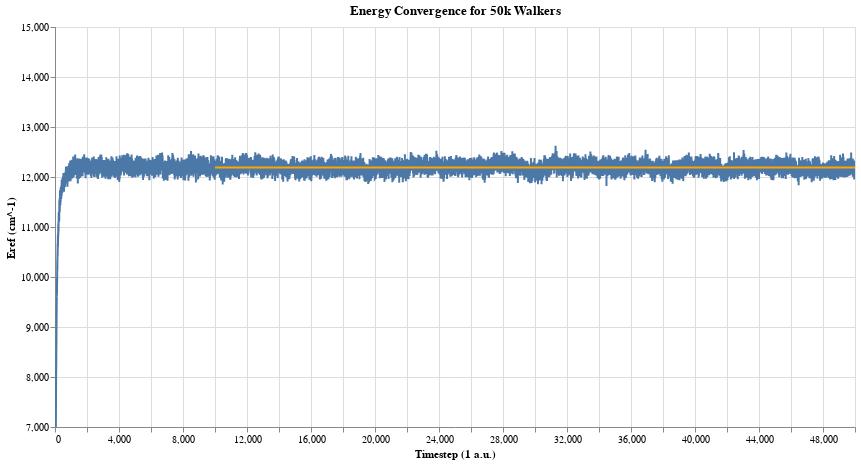

Write notebook code for a chart like this one.
### Markdown cell above
Now that the data is formatted properly, we can declare links between colums in the dataframe and visual elements of the plot. Altair handles the rest of the figure details.

### Code cell
# creating a "line chart,"  shows blue line for average energy as a function of timestep 
line_chart = alt.Chart(data).mark_line(clip=True).encode(
    x=alt.X('timestep', title='Timestep (1 a.u.)'), 
    y=alt.Y('energy', title='Eref (cm^-1)', scale=alt.Scale(domain=[7000, 15000]))
)

# creating the line for ZPE from start to stop, 
hline_data = pd.DataFrame({'timestep': [start, stop], 'energy': [ZPE, ZPE]})
hline = alt.Chart(hline_data).mark_line(color='orange').encode(x='timestep', y='energy')
text = alt.Chart(pd.DataFrame({'timestep': [stop], 'energy': [ZPE], 'label': [f'ZPE: {ZPE:.2f}']})).mark_text(
    align='left', dx=5, dy=-5, color='orange').encode(x='timestep', y='energy', text='label')

# combine the ave energy data, ZPE line, and text on one plot
chart = (line_chart + hline + text).properties(width=800, height=400, title='Energy Convergence for 50k Walkers')
chart.interactive()

### Figure 1 — Vega specification as saved in the notebook (floating-point values rounded to 4 significant figures; data arrays with more than 128 entries replaced by an {"elided": "..."} marker saying what was removed)
{"$schema": "https://vega.github.io/schema/vega/v5.json", "data": [{"name": "param_1_store"}, {"name": "source_0", "values": {"elided": "50000 records"}}, {"name": "source_1", "values": [{"energy": 12190.0, "timestep": 10000}, {"energy": 12190.0, "timestep": 50000}]}, {"name": "source_2", "values": [{"energy": 12190.0, "label": "ZPE: 12191.87", "timestep": 50000}]}], "signals": [{"name": "unit", "value": {}, "on": [{"events": "pointermove", "update": "isTuple(group()) ? group() : unit"}]}, {"name": "param_1", "update": "vlSelectionResolve(\"param_1_store\", \"union\")"}, {"name": "param_1_timestep", "on": [{"events": [{"source": "view", "type": "dblclick"}], "update": "null"}, {"events": {"signal": "param_1_translate_delta"}, "update": "panLinear(param_1_translate_anchor.extent_x, -param_1_translate_delta.x / width)"}, {"events": {"signal": "param_1_zoom_delta"}, "update": "zoomLinear(domain(\"x\"), param_1_zoom_anchor.x, param_1_zoom_delta)"}]}, {"name": "param_1_energy", "on": [{"events": [{"source": "view", "type": "dblclick"}], "update": "null"}, {"events": {"signal": "param_1_translate_delta"}, "update": "panLinear(param_1_translate_anchor.extent_y, param_1_translate_delta.y / height)"}, {"events": {"signal": "param_1_zoom_delta"}, "update": "zoomLinear(domain(\"y\"), param_1_zoom_anchor.y, param_1_zoom_delta)"}]}, {"name": "param_1_tuple", "on": [{"events": [{"signal": "param_1_timestep || param_1_energy"}], "update": "param_1_timestep && param_1_energy ? {unit: \"view_1\", fields: param_1_tuple_fields, values: [param_1_timestep,param_1_energy]} : null"}]}, {"name": "param_1_tuple_fields", "value": [{"field": "timestep", "channel": "x", "type": "R"}, {"field": "energy", "channel": "y", "type": "R"}]}, {"name": "param_1_translate_anchor", "value": {}, "on": [{"events": [{"source": "scope", "type": "pointerdown"}], "update": "{x: x(unit), y: y(unit), extent_x: domain(\"x\"), extent_y: domain(\"y\")}"}]}, {"name": "param_1_translate_delta", "value": {}, "on": [{"events": [{"source": "window", "between": [{"source": "scope", "type": "pointerdown"}, {"source": "window", "type": "pointerup"}], "type": "pointermove", "consume": true}], "update": "{x: param_1_translate_anchor.x - x(unit), y: param_1_translate_anchor.y - y(unit)}"}]}, {"name": "param_1_zoom_anchor", "on": [{"events": [{"source": "scope", "consume": true, "type": "wheel"}], "update": "{x: invert(\"x\", x(unit)), y: invert(\"y\", y(unit))}"}]}, {"name": "param_1_zoom_delta", "on": [{"events": [{"source": "scope", "consume": true, "type": "wheel"}], "update": "pow(1.001, event.deltaY * pow(16, event.deltaMode))", "force": true}]}, {"name": "param_1_modify", "on": [{"events": {"signal": "param_1_tuple"}, "update": "modify(\"param_1_store\", param_1_tuple, true)"}]}], "marks": [{"type": "line", "name": "view_1_marks", "from": {"data": "source_0"}, "sort": {"field": "x"}, "encode": {"update": {"stroke": {"value": "#4c78a8"}, "defined": {"signal": "isValid(datum[\"timestep\"]) && isFinite(+datum[\"timestep\"]) && isValid(datum[\"energy\"]) && isFinite(+datum[\"energy\"])"}, "x": {"field": "timestep", "scale": "x"}, "y": {"field": "energy", "scale": "y"}}}, "clip": true, "style": ["line"], "interactive": true}, {"type": "line", "name": "layer_1_marks", "from": {"data": "source_1"}, "sort": {"field": "x"}, "encode": {"update": {"stroke": {"value": "orange"}, "x": {"field": "timestep", "scale": "x"}, "defined": {"signal": "isValid(datum[\"timestep\"]) && isFinite(+datum[\"timestep\"]) && isValid(datum[\"energy\"]) && isFinite(+datum[\"energy\"])"}, "y": {"field": "energy", "scale": "y"}}}, "clip": true, "style": ["line"], "interactive": false}, {"type": "text", "name": "layer_2_marks", "from": {"data": "source_2"}, "encode": {"update": {"fill": {"value": "orange"}, "baseline": {"value": "middle"}, "x": {"field": "timestep", "scale": "x"}, "dx": {"value": 5}, "align": {"value": "left"}, "dy": {"value": -5}, "y": {"field": "energy", "scale": "y"}, "text": {"signal": "isValid(datum[\"label\"]) ? datum[\"label\"] : \"\"+datum[\"label\"]"}}}, "interactive": false, "style": ["text"], "clip": true}], "scales": [{"name": "x", "type": "linear", "domain": {"fields": [{"data": "source_0", "field": "timestep"}, {"data": "source_1", "field": "timestep"}, {"data": "source_2", "field": "timestep"}]}, "range": [0, {"signal": "width"}], "domainRaw": {"signal": "param_1[\"timestep\"]"}, "zero": false, "nice": true}, {"name": "y", "type": "linear", "domain": [7000, 15000], "range": [{"signal": "height"}, 0], "nice": true, "domainRaw": {"signal": "param_1[\"energy\"]"}, "zero": false}], "axes": [{"scale": "x", "minExtent": 0, "zindex": 0, "maxExtent": 0, "orient": "bottom", "domain": false, "grid": true, "gridScale": "y", "labels": false, "aria": false, "tickCount": {"signal": "ceil(width/40)"}, "ticks": false}, {"scale": "y", "maxExtent": 0, "minExtent": 0, "zindex": 0, "tickCount": {"signal": "ceil(height/40)"}, "labels": false, "aria": false, "gridScale": "x", "grid": true, "orient": "left", "domain": false, "ticks": false}, {"scale": "x", "title": "Timestep (1 a.u.)", "labelFlush": true, "orient": "bottom", "tickCount": {"signal": "ceil(width/40)"}, "grid": false, "labelOverlap": true, "zindex": 0}, {"scale": "y", "tickCount": {"signal": "ceil(height/40)"}, "zindex": 0, "orient": "left", "grid": false, "labelOverlap": true, "title": "Eref (cm^-1)"}], "title": {"text": "Energy Convergence for 50k Walkers", "frame": "group"}, "background": "white", "height": 400, "style": "cell", "padding": 5, "width": 800}
